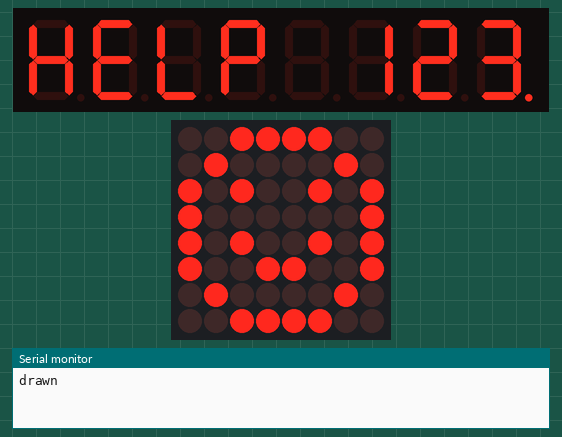
Recording of a sketch running on a simulated Arduino Uno, built with avr-gcc and run on an emulated ATmega328P. Shown: 8-digit seven-segment display, 8×8 LED matrix, the last lines printed to the serial monitor.

Above: at 0.1 s.
At 5.09 s:
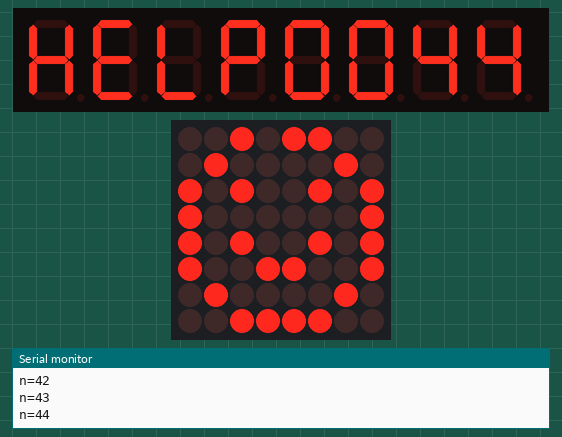
At 10.02 s:
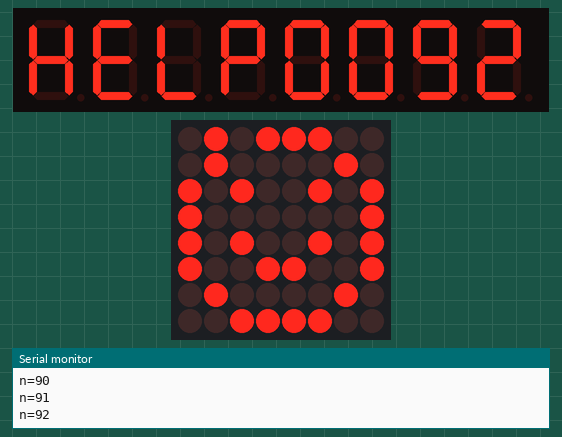
At 20.01 s:
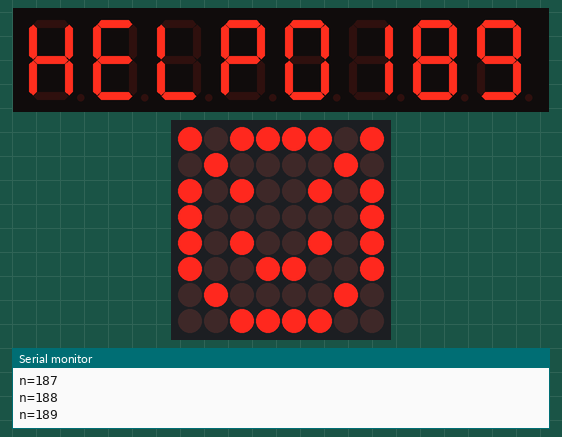
At 29.89 s:
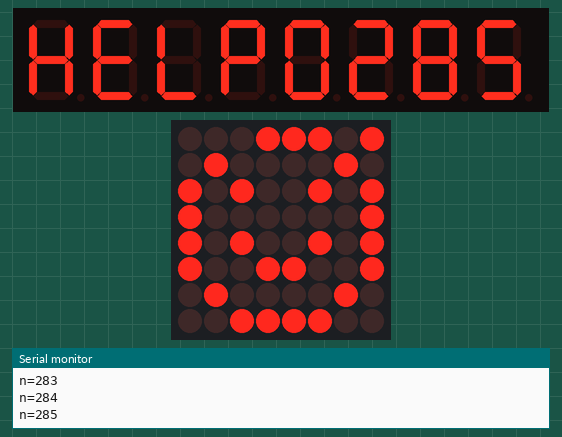
At 39.87 s:
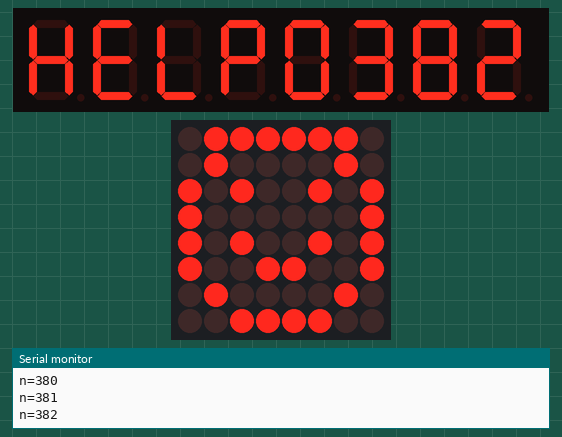

The sketch:

ledcontrol.ino
```cpp
// ledcontrol — tests assert: LedControl 1.0.6 on DIN 12, CLK 11, CS 10 with two MAX7219 modules
// chained: device 0 an 8-digit 7-segment module (on the Uno), its DOUT into device 1, an 8x8
// matrix. LedControl bit-bangs (shiftOut) and uses no-decode mode with its own font. Setup wakes
// both at intensity 8, shows "HELP 123" (digit 7 the leftmost; the point after the 3) and a smiley
// on the matrix, and prints "drawn" at 115200 baud. Then every 100 ms digits 0-3 count up
// ("n=<count>"), and the matrix's top row shows the count's low byte.

#include <LedControl.h>

LedControl lc(12, 11, 10, 2);

const byte SMILEY[8] = {0x3C, 0x42, 0xA5, 0x81, 0xA5, 0x99, 0x42, 0x3C};

void setup() {
  Serial.begin(115200);
  for (int d = 0; d < 2; d++) {
    lc.shutdown(d, false);
    lc.setIntensity(d, 8);
    lc.clearDisplay(d);
  }
  lc.setChar(0, 7, 'H', false);
  lc.setChar(0, 6, 'E', false);
  lc.setChar(0, 5, 'L', false);
  lc.setChar(0, 4, 'P', false);
  lc.setChar(0, 3, ' ', false);
  lc.setDigit(0, 2, 1, false);
  lc.setDigit(0, 1, 2, false);
  lc.setDigit(0, 0, 3, true);
  for (int r = 0; r < 8; r++) lc.setRow(1, r, SMILEY[r]);
  Serial.println("drawn");
  delay(500);
}

unsigned int count = 0;

void loop() {
  unsigned int v = count;
  for (int d = 0; d < 4; d++) {
    lc.setDigit(0, d, v % 10, false);
    v /= 10;
  }
  lc.setRow(1, 0, count & 0xFF);
  Serial.print("n=");
  Serial.println(count);
  count++;
  delay(100);
}
```
